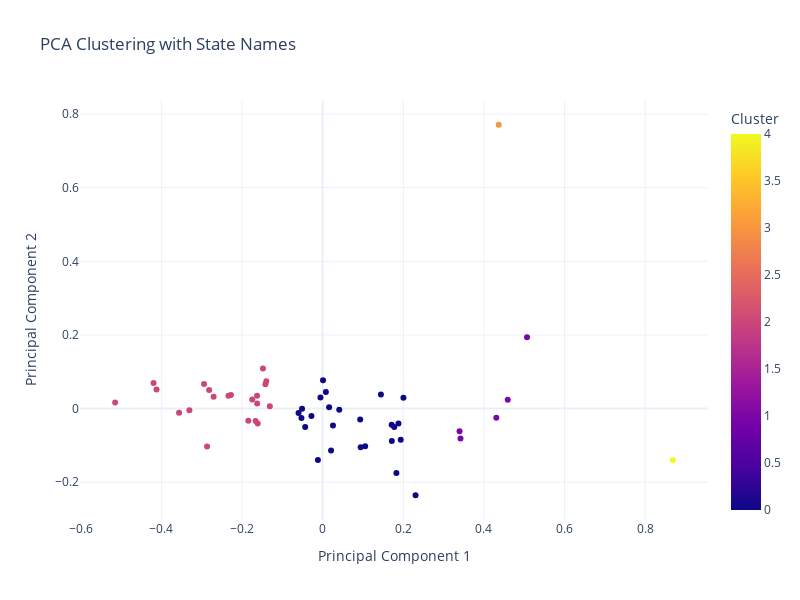

The cell this chart's notebook holds for it:
### Code cell
#interactive plot of pca
import plotly.express as px
import pandas as pd
from sklearn.decomposition import PCA
from sklearn.cluster import KMeans


# Extract state column (if needed for visualization or labeling)
states = data['State']  # Assuming 'State' is the name of the column containing state information

# Drop state column for PCA
data_numeric = data.drop('State', axis=1)

# Perform PCA
pca = PCA(n_components=2)
pca_data = pca.fit_transform(data_numeric)

# Perform clustering on PCA-transformed data
kmeans = KMeans(n_clusters=5)  # Adjust number of clusters as needed
clusters = kmeans.fit_predict(pca_data)

# Create a DataFrame for visualization
plot_data = pd.DataFrame({
    'PC1': pca_data[:, 0],
    'PC2': pca_data[:, 1],
    'State': states,
    'Cluster': clusters
})

# Create an interactive scatter plot using Plotly
fig = px.scatter(plot_data, x='PC1', y='PC2', color='Cluster', hover_name='State', 
                 title='PCA Clustering with State Names', labels={'PC1': 'Principal Component 1', 'PC2': 'Principal Component 2'},
                 template='plotly_white', width=800, height=600)

# Show the plot
fig.show()

### Figure 1 — Plotly figure (JSON) as saved in the notebook; plotly's stock layout.template omitted (floating-point values rounded to 4 significant figures)
{"data": [{"hovertemplate": "<b>%{hovertext}</b><br><br>Principal Component 1=%{x}<br>Principal Component 2=%{y}<br>Cluster=%{marker.color}<extra></extra>", "hovertext": ["50 states, District of Columbia, and Puerto Rico", "Alabama", "Alaska", "Arizona", "Arkansas", "California", "Colorado", "Connecticut", "Delaware", "District of Columbia", "Florida", "Georgia", "Hawaii", "Idaho", "Illinois", "Indiana", "Iowa", "Kansas", "Kentucky", "Louisiana", "Maine", "Maryland", "Massachusetts", "Michigan", "Minnesota", "Mississippi", "Missouri", "Montana", "Nebraska", "Nevada", "New Hampshire", "New Jersey", "New Mexico", "New York", "North Carolina", "North Dakota", "Ohio", "Oklahoma", "Oregon", "Pennsylvania", "Rhode Island", "South Carolina", "South Dakota", "Tennessee", "Texas", "Utah", "Vermont", "Virginia", "Washington", "West Virginia", "Wisconsin", "Wyoming", "Puerto Rico"], "legendgroup": "", "marker": {"color": [0, 0, 4, 0, 0, 1, 0, 0, 0, 2, 0, 2, 0, 1, 0, 2, 2, 2, 0, 0, 2, 2, 2, 0, 1, 0, 0, 2, 2, 0, 2, 2, 0, 0, 0, 0, 2, 0, 0, 2, 2, 2, 0, 0, 2, 1, 2, 2, 1, 2, 2, 0, 3], "coloraxis": "coloraxis", "symbol": "circle"}, "mode": "markers", "name": "", "orientation": "v", "showlegend": false, "type": "scatter", "x": [0.04118, -0.0278, 0.8685, 0.1775, -0.00541, 0.3396, 0.007994, 0.1445, 0.01607, -0.1397, 0.1829, -0.161, -0.05256, 0.3418, -0.05977, -0.3561, -0.4193, -0.2274, 0.00096, 0.09431, -0.4119, -0.1746, -0.142, 0.2004, 0.5069, 0.1881, 0.1937, -0.1663, -0.1627, 0.02563, -0.5146, -0.2704, 0.1716, -0.04332, -0.01173, 0.1055, -0.2815, 0.2305, 0.1711, -0.2335, -0.3305, -0.1309, 0.09314, -0.05107, -0.148, 0.4591, -0.2942, -0.1843, 0.4307, -0.2867, -0.1624, 0.02095, 0.4367], "xaxis": "x", "y": [-0.00287, -0.02014, -0.1405, -0.05025, 0.03005, -0.06169, 0.04502, 0.03844, 0.003555, 0.07444, -0.1751, -0.04043, -0.02539, -0.08099, -0.0122, -0.01149, 0.0694, 0.03687, 0.07701, -0.1049, 0.05171, 0.02469, 0.06631, 0.02945, 0.1935, -0.04082, -0.08476, -0.03378, 0.03455, -0.04575, 0.01632, 0.03247, -0.08789, -0.05009, -0.1396, -0.1024, 0.05023, -0.2354, -0.04414, 0.03507, -0.004391, 0.00615, -0.02968, -0.0001999, 0.1087, 0.024, 0.06671, -0.03279, -0.02503, -0.1029, 0.01373, -0.1138, 0.7711], "yaxis": "y"}], "layout": {"coloraxis": {"colorbar": {"title": {"text": "Cluster"}}, "colorscale": [[0, "#0d0887"], [0.1111, "#46039f"], [0.2222, "#7201a8"], [0.3333, "#9c179e"], [0.4444, "#bd3786"], [0.5556, "#d8576b"], [0.6667, "#ed7953"], [0.7778, "#fb9f3a"], [0.8889, "#fdca26"], [1, "#f0f921"]]}, "height": 600, "legend": {"tracegroupgap": 0}, "title": {"text": "PCA Clustering with State Names"}, "width": 800, "xaxis": {"anchor": "y", "domain": [0, 1], "title": {"text": "Principal Component 1"}}, "yaxis": {"anchor": "x", "domain": [0, 1], "title": {"text": "Principal Component 2"}}}}
